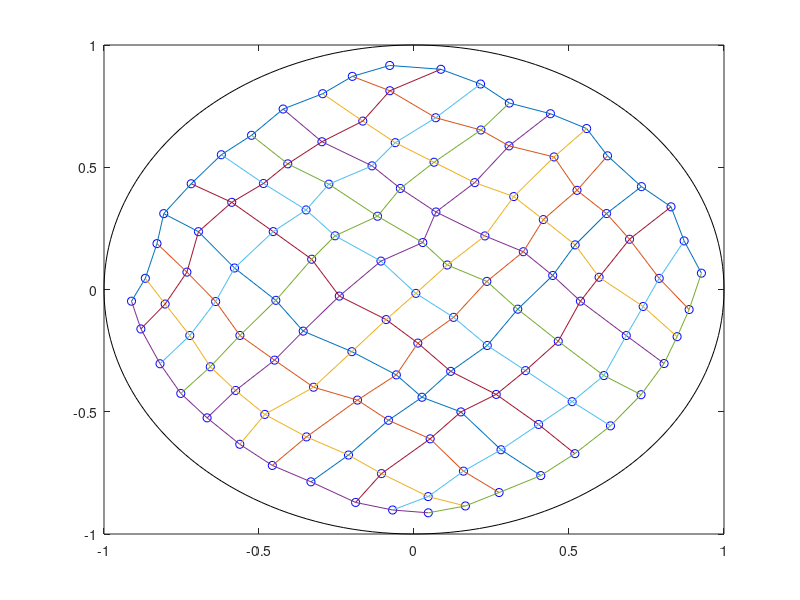

Write MATLAB code to recreate this figure.
clear; clc;

e = 2; %cantidad de entradas
f = 50000; %cantidad de muestras por entrada
n = 11; %cantidad de neuronas = n^2
alpha = .5; %constante de ventana
etha = .1; %constante de aprendizaje

Y = rand(f,e); %vector con entradas en distribucion uniforme
Y(:,1) = Y(:,1).^(1/2); %radios con distribucion proporcional al area
Y(:,2) = Y(:,2).*2*pi; %angulos con distribucion uniforme de 0 a 2pi

IN(:,1) = Y(:,1).*cos(Y(:,2)); %transformacion de coordenadas
IN(:,2) = Y(:,1).*sin(Y(:,2)); %transformacion de coordenadas

W = rand(n,n,e)-.5; %matriz de pesos inicial

V = abs(-n:n)+1; %distancia entre neuronas 1D

M=V'*V-1; %distancia entre neuronas 2D

D = zeros(n,n); %matriz ventana

t = exp(1).^(0:-alpha/f:-alpha);

CIRC = ones(200,2);
CIRC(:,2) = 0:2*pi/199:2*pi;
CIR(:,1) = CIRC(:,1).*cos(CIRC(:,2)); %transformacion de coordenadas
CIR(:,2) = CIRC(:,1).*sin(CIRC(:,2)); %transformacion de coordenadas


for i = 1:f;
    
    w = reshape(W,n^2,2); %reordeno pesos en matriz de 2xN
    
    in = [IN(i,1),IN(i,2)]; %vector entrada para restar a w
    in = repmat(in,n*n,1);
    
    w = in - w; %diferencia entre in y w
    w_norm = sqrt(w(:,1).^2+w(:,2).^2); %norma de la diferencia
    
    [~,idx] = min(w_norm(:)); %busco neurona ganadora
    
    C = ceil(idx/n);  %calculo posicion de neurona ganadora
    F = (idx-(C-1)*n);
    
    D = M(n+2-F:2*n+1-F,n+2-C:2*n+1-C); %muevo ventana a neurona ganadora
    D = e.^(-(D.^2/(2*t(i)^2))); %calculo ventana con t(i)
    
    W(:,:,1) = W(:,:,1) + etha.*(IN(i,1)-W(:,:,1)).*D; %actualizo pesos
    W(:,:,2) = W(:,:,2) + etha.*(IN(i,2)-W(:,:,2)).*D;
    %{
    plot(W(:,:,1),W(:,:,2),'bo');
    hold on
    plot(W(:,:,1),W(:,:,2));
    plot(W(:,:,1)',W(:,:,2)');
    plot(CIR(:,1),CIR(:,2),'k');
    hold off
    drawnow;
    %}
    
end

figure;

plot(W(:,:,1),W(:,:,2),'bo');
hold on
plot(W(:,:,1),W(:,:,2));
plot(W(:,:,1)',W(:,:,2)');
plot(CIR(:,1),CIR(:,2),'k');
hold off
drawnow;


